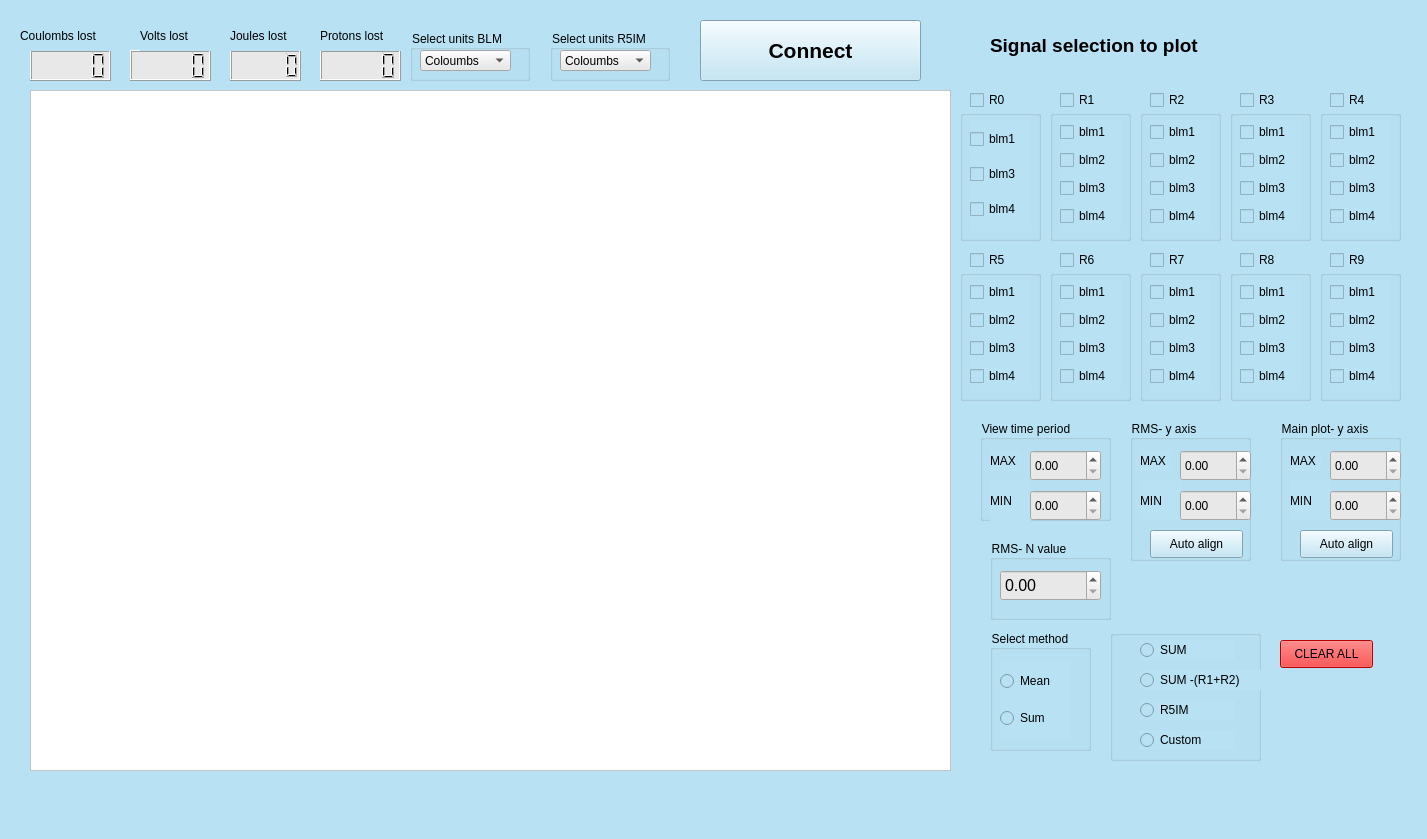
<?xml version="1.0" encoding="UTF-8"?>
<ui version="4.0">
 <class>MainWindow</class>
 <widget class="QMainWindow" name="MainWindow">
  <property name="geometry">
   <rect>
    <x>0</x>
    <y>0</y>
    <width>1427</width>
    <height>839</height>
   </rect>
  </property>
  <property name="palette">
   <palette>
    <active>
     <colorrole role="Button">
      <brush brushstyle="SolidPattern">
       <color alpha="255">
        <red>184</red>
        <green>226</green>
        <blue>244</blue>
       </color>
      </brush>
     </colorrole>
     <colorrole role="Base">
      <brush brushstyle="SolidPattern">
       <color alpha="255">
        <red>184</red>
        <green>226</green>
        <blue>244</blue>
       </color>
      </brush>
     </colorrole>
     <colorrole role="Window">
      <brush brushstyle="SolidPattern">
       <color alpha="255">
        <red>184</red>
        <green>226</green>
        <blue>244</blue>
       </color>
      </brush>
     </colorrole>
    </active>
    <inactive>
     <colorrole role="Button">
      <brush brushstyle="SolidPattern">
       <color alpha="255">
        <red>184</red>
        <green>226</green>
        <blue>244</blue>
       </color>
      </brush>
     </colorrole>
     <colorrole role="Base">
      <brush brushstyle="SolidPattern">
       <color alpha="255">
        <red>184</red>
        <green>226</green>
        <blue>244</blue>
       </color>
      </brush>
     </colorrole>
     <colorrole role="Window">
      <brush brushstyle="SolidPattern">
       <color alpha="255">
        <red>184</red>
        <green>226</green>
        <blue>244</blue>
       </color>
      </brush>
     </colorrole>
    </inactive>
    <disabled>
     <colorrole role="Button">
      <brush brushstyle="SolidPattern">
       <color alpha="255">
        <red>184</red>
        <green>226</green>
        <blue>244</blue>
       </color>
      </brush>
     </colorrole>
     <colorrole role="Base">
      <brush brushstyle="SolidPattern">
       <color alpha="255">
        <red>184</red>
        <green>226</green>
        <blue>244</blue>
       </color>
      </brush>
     </colorrole>
     <colorrole role="Window">
      <brush brushstyle="SolidPattern">
       <color alpha="255">
        <red>184</red>
        <green>226</green>
        <blue>244</blue>
       </color>
      </brush>
     </colorrole>
    </disabled>
   </palette>
  </property>
  <property name="windowTitle">
   <string>MainWindow</string>
  </property>
  <property name="styleSheet">
   <string notr="true">background-color: rgb(184, 226, 244)
</string>
  </property>
  <widget class="QWidget" name="centralwidget">
   <widget class="QLCDNumber" name="coulom_lcd">
    <property name="geometry">
     <rect>
      <x>30</x>
      <y>50</y>
      <width>81</width>
      <height>31</height>
     </rect>
    </property>
    <property name="styleSheet">
     <string notr="true">background-color: rgb(232, 232, 232)</string>
    </property>
   </widget>
   <widget class="QLCDNumber" name="volt_lcd">
    <property name="geometry">
     <rect>
      <x>130</x>
      <y>50</y>
      <width>81</width>
      <height>31</height>
     </rect>
    </property>
    <property name="styleSheet">
     <string notr="true">background-color: rgb(232, 232, 232)</string>
    </property>
   </widget>
   <widget class="QLCDNumber" name="joules_lcd">
    <property name="geometry">
     <rect>
      <x>230</x>
      <y>50</y>
      <width>71</width>
      <height>31</height>
     </rect>
    </property>
    <property name="styleSheet">
     <string notr="true">background-color: rgb(232, 232, 232)</string>
    </property>
   </widget>
   <widget class="QLCDNumber" name="protons_lcd">
    <property name="geometry">
     <rect>
      <x>320</x>
      <y>50</y>
      <width>81</width>
      <height>31</height>
     </rect>
    </property>
    <property name="styleSheet">
     <string notr="true">background-color: rgb(232, 232, 232)</string>
    </property>
   </widget>
   <widget class="QLabel" name="coulombs_label">
    <property name="geometry">
     <rect>
      <x>20</x>
      <y>20</y>
      <width>101</width>
      <height>31</height>
     </rect>
    </property>
    <property name="font">
     <font>
      <pointsize>9</pointsize>
     </font>
    </property>
    <property name="text">
     <string>Coulombs lost</string>
    </property>
   </widget>
   <widget class="QLabel" name="protons_lablel">
    <property name="geometry">
     <rect>
      <x>320</x>
      <y>20</y>
      <width>81</width>
      <height>31</height>
     </rect>
    </property>
    <property name="font">
     <font>
      <pointsize>9</pointsize>
     </font>
    </property>
    <property name="text">
     <string>Protons lost</string>
    </property>
   </widget>
   <widget class="QLabel" name="joules_label">
    <property name="geometry">
     <rect>
      <x>230</x>
      <y>20</y>
      <width>81</width>
      <height>31</height>
     </rect>
    </property>
    <property name="font">
     <font>
      <pointsize>9</pointsize>
     </font>
    </property>
    <property name="text">
     <string>Joules lost</string>
    </property>
   </widget>
   <widget class="QLabel" name="volts_label">
    <property name="geometry">
     <rect>
      <x>140</x>
      <y>20</y>
      <width>81</width>
      <height>31</height>
     </rect>
    </property>
    <property name="font">
     <font>
      <pointsize>9</pointsize>
     </font>
    </property>
    <property name="text">
     <string>Volts lost</string>
    </property>
   </widget>
   <widget class="QGraphicsView" name="graphicsView">
    <property name="geometry">
     <rect>
      <x>30</x>
      <y>90</y>
      <width>921</width>
      <height>681</height>
     </rect>
    </property>
    <property name="mouseTracking">
     <bool>false</bool>
    </property>
    <property name="acceptDrops">
     <bool>false</bool>
    </property>
    <property name="styleSheet">
     <string notr="true">background-color: rgb(255, 255, 255);
</string>
    </property>
   </widget>
   <widget class="QCheckBox" name="R0">
    <property name="geometry">
     <rect>
      <x>970</x>
      <y>90</y>
      <width>51</width>
      <height>20</height>
     </rect>
    </property>
    <property name="styleSheet">
     <string notr="true">font: 75 11pt &quot;MS Shell Dlg 2&quot;;</string>
    </property>
    <property name="text">
     <string>R0</string>
    </property>
   </widget>
   <widget class="QCheckBox" name="R2">
    <property name="geometry">
     <rect>
      <x>1150</x>
      <y>90</y>
      <width>51</width>
      <height>20</height>
     </rect>
    </property>
    <property name="styleSheet">
     <string notr="true">font: 75 11pt &quot;MS Shell Dlg 2&quot;;</string>
    </property>
    <property name="text">
     <string>R2</string>
    </property>
   </widget>
   <widget class="QCheckBox" name="R1">
    <property name="geometry">
     <rect>
      <x>1060</x>
      <y>90</y>
      <width>51</width>
      <height>20</height>
     </rect>
    </property>
    <property name="styleSheet">
     <string notr="true">font: 75 11pt &quot;MS Shell Dlg 2&quot;;</string>
    </property>
    <property name="text">
     <string>R1</string>
    </property>
   </widget>
   <widget class="QCheckBox" name="R9">
    <property name="geometry">
     <rect>
      <x>1330</x>
      <y>250</y>
      <width>61</width>
      <height>20</height>
     </rect>
    </property>
    <property name="styleSheet">
     <string notr="true">font: 75 11pt &quot;MS Shell Dlg 2&quot;;</string>
    </property>
    <property name="text">
     <string>R9</string>
    </property>
   </widget>
   <widget class="QCheckBox" name="R8">
    <property name="geometry">
     <rect>
      <x>1240</x>
      <y>250</y>
      <width>61</width>
      <height>20</height>
     </rect>
    </property>
    <property name="styleSheet">
     <string notr="true">font: 75 11pt &quot;MS Shell Dlg 2&quot;;</string>
    </property>
    <property name="text">
     <string>R8</string>
    </property>
   </widget>
   <widget class="QCheckBox" name="R6">
    <property name="geometry">
     <rect>
      <x>1060</x>
      <y>250</y>
      <width>51</width>
      <height>20</height>
     </rect>
    </property>
    <property name="styleSheet">
     <string notr="true">font: 75 11pt &quot;MS Shell Dlg 2&quot;;</string>
    </property>
    <property name="text">
     <string>R6</string>
    </property>
   </widget>
   <widget class="QCheckBox" name="R7">
    <property name="geometry">
     <rect>
      <x>1150</x>
      <y>250</y>
      <width>51</width>
      <height>20</height>
     </rect>
    </property>
    <property name="styleSheet">
     <string notr="true">font: 75 11pt &quot;MS Shell Dlg 2&quot;;</string>
    </property>
    <property name="text">
     <string>R7</string>
    </property>
   </widget>
   <widget class="QCheckBox" name="R3">
    <property name="geometry">
     <rect>
      <x>1240</x>
      <y>90</y>
      <width>51</width>
      <height>20</height>
     </rect>
    </property>
    <property name="styleSheet">
     <string notr="true">font: 75 11pt &quot;MS Shell Dlg 2&quot;;</string>
    </property>
    <property name="text">
     <string>R3</string>
    </property>
   </widget>
   <widget class="QCheckBox" name="R5">
    <property name="geometry">
     <rect>
      <x>970</x>
      <y>250</y>
      <width>51</width>
      <height>20</height>
     </rect>
    </property>
    <property name="styleSheet">
     <string notr="true">font: 75 11pt &quot;MS Shell Dlg 2&quot;;</string>
    </property>
    <property name="text">
     <string>R5</string>
    </property>
   </widget>
   <widget class="QCheckBox" name="R4">
    <property name="geometry">
     <rect>
      <x>1330</x>
      <y>90</y>
      <width>51</width>
      <height>20</height>
     </rect>
    </property>
    <property name="styleSheet">
     <string notr="true">font: 75 11pt &quot;MS Shell Dlg 2&quot;;</string>
    </property>
    <property name="text">
     <string>R4</string>
    </property>
    <property name="tristate">
     <bool>false</bool>
    </property>
   </widget>
   <widget class="QGroupBox" name="groupBox_R2">
    <property name="geometry">
     <rect>
      <x>1140</x>
      <y>110</y>
      <width>81</width>
      <height>131</height>
     </rect>
    </property>
    <property name="title">
     <string/>
    </property>
    <widget class="QWidget" name="verticalLayoutWidget_18">
     <property name="geometry">
      <rect>
       <x>10</x>
       <y>10</y>
       <width>61</width>
       <height>111</height>
      </rect>
     </property>
     <layout class="QVBoxLayout" name="verticalLayout_R2">
      <item>
       <widget class="QCheckBox" name="R2_BLM1">
        <property name="text">
         <string>blm1</string>
        </property>
       </widget>
      </item>
      <item>
       <widget class="QCheckBox" name="R2_BLM2">
        <property name="text">
         <string>blm2</string>
        </property>
       </widget>
      </item>
      <item>
       <widget class="QCheckBox" name="R2_BLM3">
        <property name="text">
         <string>blm3</string>
        </property>
       </widget>
      </item>
      <item>
       <widget class="QCheckBox" name="R2_BLM4">
        <property name="text">
         <string>blm4</string>
        </property>
       </widget>
      </item>
     </layout>
    </widget>
   </widget>
   <widget class="QGroupBox" name="groupBox_R0">
    <property name="geometry">
     <rect>
      <x>960</x>
      <y>110</y>
      <width>81</width>
      <height>131</height>
     </rect>
    </property>
    <property name="title">
     <string/>
    </property>
    <widget class="QWidget" name="verticalLayoutWidget_29">
     <property name="geometry">
      <rect>
       <x>10</x>
       <y>10</y>
       <width>61</width>
       <height>111</height>
      </rect>
     </property>
     <layout class="QVBoxLayout" name="verticalLayout_R0">
      <item>
       <widget class="QCheckBox" name="R0_BLM1">
        <property name="text">
         <string>blm1</string>
        </property>
       </widget>
      </item>
      <item>
       <widget class="QCheckBox" name="R0_BLM3">
        <property name="text">
         <string>blm3</string>
        </property>
       </widget>
      </item>
      <item>
       <widget class="QCheckBox" name="R0_BLM4">
        <property name="text">
         <string>blm4</string>
        </property>
       </widget>
      </item>
     </layout>
    </widget>
   </widget>
   <widget class="QGroupBox" name="groupBox_R1">
    <property name="geometry">
     <rect>
      <x>1050</x>
      <y>110</y>
      <width>81</width>
      <height>131</height>
     </rect>
    </property>
    <property name="title">
     <string/>
    </property>
    <widget class="QWidget" name="verticalLayoutWidget_33">
     <property name="geometry">
      <rect>
       <x>10</x>
       <y>10</y>
       <width>61</width>
       <height>111</height>
      </rect>
     </property>
     <layout class="QVBoxLayout" name="verticalLayout_R1">
      <item>
       <widget class="QCheckBox" name="R1_BLM1">
        <property name="text">
         <string>blm1</string>
        </property>
       </widget>
      </item>
      <item>
       <widget class="QCheckBox" name="R1_BLM2">
        <property name="text">
         <string>blm2</string>
        </property>
       </widget>
      </item>
      <item>
       <widget class="QCheckBox" name="R1_BLM3">
        <property name="text">
         <string>blm3</string>
        </property>
       </widget>
      </item>
      <item>
       <widget class="QCheckBox" name="R1_BLM4">
        <property name="text">
         <string>blm4</string>
        </property>
       </widget>
      </item>
     </layout>
    </widget>
   </widget>
   <widget class="QGroupBox" name="groupBox_R3">
    <property name="geometry">
     <rect>
      <x>1230</x>
      <y>110</y>
      <width>81</width>
      <height>131</height>
     </rect>
    </property>
    <property name="title">
     <string/>
    </property>
    <widget class="QWidget" name="verticalLayoutWidget_21">
     <property name="geometry">
      <rect>
       <x>10</x>
       <y>10</y>
       <width>61</width>
       <height>111</height>
      </rect>
     </property>
     <layout class="QVBoxLayout" name="verticalLayout_R3">
      <item>
       <widget class="QCheckBox" name="R3_BLM1">
        <property name="text">
         <string>blm1</string>
        </property>
       </widget>
      </item>
      <item>
       <widget class="QCheckBox" name="R3_BLM2">
        <property name="text">
         <string>blm2</string>
        </property>
       </widget>
      </item>
      <item>
       <widget class="QCheckBox" name="R3_BLM3">
        <property name="text">
         <string>blm3</string>
        </property>
       </widget>
      </item>
      <item>
       <widget class="QCheckBox" name="R3_BLM4">
        <property name="text">
         <string>blm4</string>
        </property>
       </widget>
      </item>
     </layout>
    </widget>
   </widget>
   <widget class="QGroupBox" name="groupBox_R6">
    <property name="geometry">
     <rect>
      <x>1050</x>
      <y>270</y>
      <width>81</width>
      <height>131</height>
     </rect>
    </property>
    <property name="title">
     <string/>
    </property>
    <widget class="QWidget" name="verticalLayoutWidget_30">
     <property name="geometry">
      <rect>
       <x>10</x>
       <y>10</y>
       <width>61</width>
       <height>111</height>
      </rect>
     </property>
     <layout class="QVBoxLayout" name="verticalLayout_R6">
      <item>
       <widget class="QCheckBox" name="R6_BLM1">
        <property name="text">
         <string>blm1</string>
        </property>
       </widget>
      </item>
      <item>
       <widget class="QCheckBox" name="R6_BLM2">
        <property name="text">
         <string>blm2</string>
        </property>
       </widget>
      </item>
      <item>
       <widget class="QCheckBox" name="R6_BLM3">
        <property name="text">
         <string>blm3</string>
        </property>
       </widget>
      </item>
      <item>
       <widget class="QCheckBox" name="R6_BLM4">
        <property name="text">
         <string>blm4</string>
        </property>
       </widget>
      </item>
     </layout>
    </widget>
   </widget>
   <widget class="QGroupBox" name="groupBox_R4">
    <property name="geometry">
     <rect>
      <x>1320</x>
      <y>110</y>
      <width>81</width>
      <height>131</height>
     </rect>
    </property>
    <property name="title">
     <string/>
    </property>
    <widget class="QWidget" name="verticalLayoutWidget_34">
     <property name="geometry">
      <rect>
       <x>10</x>
       <y>10</y>
       <width>61</width>
       <height>111</height>
      </rect>
     </property>
     <layout class="QVBoxLayout" name="verticalLayout_R4">
      <item>
       <widget class="QCheckBox" name="R4_BLM1">
        <property name="text">
         <string>blm1</string>
        </property>
       </widget>
      </item>
      <item>
       <widget class="QCheckBox" name="R4_BLM2">
        <property name="text">
         <string>blm2</string>
        </property>
       </widget>
      </item>
      <item>
       <widget class="QCheckBox" name="R4_BLM3">
        <property name="text">
         <string>blm3</string>
        </property>
       </widget>
      </item>
      <item>
       <widget class="QCheckBox" name="R4_BLM4">
        <property name="text">
         <string>blm4</string>
        </property>
       </widget>
      </item>
     </layout>
    </widget>
   </widget>
   <widget class="QGroupBox" name="groupBox_R5">
    <property name="geometry">
     <rect>
      <x>960</x>
      <y>270</y>
      <width>81</width>
      <height>131</height>
     </rect>
    </property>
    <property name="title">
     <string/>
    </property>
    <widget class="QWidget" name="verticalLayoutWidget_37">
     <property name="geometry">
      <rect>
       <x>10</x>
       <y>10</y>
       <width>61</width>
       <height>111</height>
      </rect>
     </property>
     <layout class="QVBoxLayout" name="verticalLayout_R5">
      <item>
       <widget class="QCheckBox" name="R5_BLM1">
        <property name="text">
         <string>blm1</string>
        </property>
       </widget>
      </item>
      <item>
       <widget class="QCheckBox" name="R5_BLM2">
        <property name="text">
         <string>blm2</string>
        </property>
       </widget>
      </item>
      <item>
       <widget class="QCheckBox" name="R5_BLM3">
        <property name="text">
         <string>blm3</string>
        </property>
       </widget>
      </item>
      <item>
       <widget class="QCheckBox" name="R5_BLM4">
        <property name="text">
         <string>blm4</string>
        </property>
       </widget>
      </item>
     </layout>
    </widget>
   </widget>
   <widget class="QGroupBox" name="groupBox_R7">
    <property name="geometry">
     <rect>
      <x>1140</x>
      <y>270</y>
      <width>81</width>
      <height>131</height>
     </rect>
    </property>
    <property name="title">
     <string/>
    </property>
    <widget class="QWidget" name="verticalLayoutWidget_39">
     <property name="geometry">
      <rect>
       <x>10</x>
       <y>10</y>
       <width>61</width>
       <height>111</height>
      </rect>
     </property>
     <layout class="QVBoxLayout" name="verticalLayout_R7">
      <item>
       <widget class="QCheckBox" name="R7_BLM1">
        <property name="text">
         <string>blm1</string>
        </property>
       </widget>
      </item>
      <item>
       <widget class="QCheckBox" name="R7_BLM2">
        <property name="text">
         <string>blm2</string>
        </property>
       </widget>
      </item>
      <item>
       <widget class="QCheckBox" name="R7_BLM3">
        <property name="text">
         <string>blm3</string>
        </property>
       </widget>
      </item>
      <item>
       <widget class="QCheckBox" name="R7_BLM4">
        <property name="text">
         <string>blm4</string>
        </property>
       </widget>
      </item>
     </layout>
    </widget>
   </widget>
   <widget class="QGroupBox" name="groupBox_R8">
    <property name="geometry">
     <rect>
      <x>1230</x>
      <y>270</y>
      <width>81</width>
      <height>131</height>
     </rect>
    </property>
    <property name="title">
     <string/>
    </property>
    <widget class="QWidget" name="verticalLayoutWidget_43">
     <property name="geometry">
      <rect>
       <x>10</x>
       <y>10</y>
       <width>61</width>
       <height>111</height>
      </rect>
     </property>
     <layout class="QVBoxLayout" name="verticalLayout_R8">
      <item>
       <widget class="QCheckBox" name="R8_BLM1">
        <property name="text">
         <string>blm1</string>
        </property>
       </widget>
      </item>
      <item>
       <widget class="QCheckBox" name="R8_BLM2">
        <property name="text">
         <string>blm2</string>
        </property>
       </widget>
      </item>
      <item>
       <widget class="QCheckBox" name="R8_BLM3">
        <property name="text">
         <string>blm3</string>
        </property>
       </widget>
      </item>
      <item>
       <widget class="QCheckBox" name="R8_BLM4">
        <property name="text">
         <string>blm4</string>
        </property>
       </widget>
      </item>
     </layout>
    </widget>
   </widget>
   <widget class="QGroupBox" name="groupBox_R9">
    <property name="geometry">
     <rect>
      <x>1320</x>
      <y>270</y>
      <width>81</width>
      <height>131</height>
     </rect>
    </property>
    <property name="title">
     <string/>
    </property>
    <widget class="QWidget" name="verticalLayoutWidget_45">
     <property name="geometry">
      <rect>
       <x>10</x>
       <y>10</y>
       <width>61</width>
       <height>111</height>
      </rect>
     </property>
     <layout class="QVBoxLayout" name="verticalLayout_R9">
      <item>
       <widget class="QCheckBox" name="R9_BLM1">
        <property name="text">
         <string>blm1</string>
        </property>
       </widget>
      </item>
      <item>
       <widget class="QCheckBox" name="R9_BLM2">
        <property name="text">
         <string>blm2</string>
        </property>
       </widget>
      </item>
      <item>
       <widget class="QCheckBox" name="R9_BLM3">
        <property name="text">
         <string>blm3</string>
        </property>
       </widget>
      </item>
      <item>
       <widget class="QCheckBox" name="R9_BLM4">
        <property name="text">
         <string>blm4</string>
        </property>
       </widget>
      </item>
     </layout>
    </widget>
   </widget>
   <widget class="QPushButton" name="clear_all">
    <property name="geometry">
     <rect>
      <x>1280</x>
      <y>640</y>
      <width>93</width>
      <height>28</height>
     </rect>
    </property>
    <property name="styleSheet">
     <string notr="true">background-color: rgb(255, 0, 0);</string>
    </property>
    <property name="text">
     <string>CLEAR ALL</string>
    </property>
   </widget>
   <widget class="QGroupBox" name="groupBox">
    <property name="geometry">
     <rect>
      <x>980</x>
      <y>420</y>
      <width>131</width>
      <height>101</height>
     </rect>
    </property>
    <property name="styleSheet">
     <string notr="true">background-color: rgb(184, 226, 244);</string>
    </property>
    <property name="title">
     <string>View time period</string>
    </property>
    <widget class="QLabel" name="label_3">
     <property name="geometry">
      <rect>
       <x>10</x>
       <y>60</y>
       <width>41</width>
       <height>41</height>
      </rect>
     </property>
     <property name="font">
      <font>
       <pointsize>9</pointsize>
      </font>
     </property>
     <property name="text">
      <string>MIN</string>
     </property>
    </widget>
    <widget class="QLabel" name="label_4">
     <property name="geometry">
      <rect>
       <x>10</x>
       <y>30</y>
       <width>31</width>
       <height>21</height>
      </rect>
     </property>
     <property name="font">
      <font>
       <pointsize>9</pointsize>
      </font>
     </property>
     <property name="text">
      <string>MAX</string>
     </property>
    </widget>
    <widget class="QDoubleSpinBox" name="blm_sum_min_time">
     <property name="geometry">
      <rect>
       <x>50</x>
       <y>70</y>
       <width>71</width>
       <height>31</height>
      </rect>
     </property>
     <property name="styleSheet">
      <string notr="true">background-color: rgb(232, 232, 232)</string>
     </property>
     <property name="maximum">
      <double>500.000000000000000</double>
     </property>
    </widget>
    <widget class="QDoubleSpinBox" name="blm_sum_max_time">
     <property name="geometry">
      <rect>
       <x>50</x>
       <y>30</y>
       <width>71</width>
       <height>31</height>
      </rect>
     </property>
     <property name="styleSheet">
      <string notr="true">background-color: rgb(232, 232, 232)</string>
     </property>
     <property name="maximum">
      <double>500.000000000000000</double>
     </property>
    </widget>
   </widget>
   <widget class="QGroupBox" name="BLM_groupBox">
    <property name="geometry">
     <rect>
      <x>410</x>
      <y>30</y>
      <width>120</width>
      <height>51</height>
     </rect>
    </property>
    <property name="title">
     <string>Select units BLM</string>
    </property>
    <widget class="QComboBox" name="BLM_unit_drop_box">
     <property name="geometry">
      <rect>
       <x>10</x>
       <y>20</y>
       <width>91</width>
       <height>21</height>
      </rect>
     </property>
     <property name="acceptDrops">
      <bool>false</bool>
     </property>
     <property name="styleSheet">
      <string notr="true">background-color: rgb(232, 232, 232)</string>
     </property>
     <item>
      <property name="text">
       <string>Coloumbs</string>
      </property>
     </item>
     <item>
      <property name="text">
       <string>Joules</string>
      </property>
     </item>
     <item>
      <property name="text">
       <string>Volts</string>
      </property>
     </item>
     <item>
      <property name="text">
       <string>Protons</string>
      </property>
     </item>
    </widget>
   </widget>
   <widget class="QGroupBox" name="signal_selection">
    <property name="geometry">
     <rect>
      <x>1110</x>
      <y>630</y>
      <width>151</width>
      <height>131</height>
     </rect>
    </property>
    <property name="title">
     <string/>
    </property>
    <widget class="QRadioButton" name="sum_all">
     <property name="geometry">
      <rect>
       <x>30</x>
       <y>10</y>
       <width>95</width>
       <height>20</height>
      </rect>
     </property>
     <property name="text">
      <string>SUM</string>
     </property>
    </widget>
    <widget class="QRadioButton" name="sum_not_R1R2">
     <property name="geometry">
      <rect>
       <x>30</x>
       <y>40</y>
       <width>121</width>
       <height>20</height>
      </rect>
     </property>
     <property name="text">
      <string>SUM -(R1+R2)</string>
     </property>
    </widget>
    <widget class="QRadioButton" name="custom">
     <property name="geometry">
      <rect>
       <x>30</x>
       <y>100</y>
       <width>95</width>
       <height>20</height>
      </rect>
     </property>
     <property name="text">
      <string>Custom</string>
     </property>
    </widget>
    <widget class="QRadioButton" name="R5IM">
     <property name="geometry">
      <rect>
       <x>30</x>
       <y>70</y>
       <width>95</width>
       <height>20</height>
      </rect>
     </property>
     <property name="text">
      <string>R5IM</string>
     </property>
    </widget>
   </widget>
   <widget class="QGroupBox" name="groupBox_5">
    <property name="geometry">
     <rect>
      <x>990</x>
      <y>540</y>
      <width>121</width>
      <height>80</height>
     </rect>
    </property>
    <property name="styleSheet">
     <string notr="true">background-color: rgb(184, 226, 244);</string>
    </property>
    <property name="title">
     <string>RMS- N value</string>
    </property>
    <widget class="QDoubleSpinBox" name="N_time">
     <property name="geometry">
      <rect>
       <x>10</x>
       <y>30</y>
       <width>101</width>
       <height>31</height>
      </rect>
     </property>
     <property name="font">
      <font>
       <pointsize>12</pointsize>
      </font>
     </property>
     <property name="styleSheet">
      <string notr="true">background-color: rgb(232, 232, 232)</string>
     </property>
     <property name="maximum">
      <double>500.000000000000000</double>
     </property>
    </widget>
   </widget>
   <widget class="QGroupBox" name="mode_selection">
    <property name="geometry">
     <rect>
      <x>990</x>
      <y>630</y>
      <width>101</width>
      <height>121</height>
     </rect>
    </property>
    <property name="title">
     <string>Select method</string>
    </property>
    <widget class="QWidget" name="verticalLayoutWidget">
     <property name="geometry">
      <rect>
       <x>10</x>
       <y>30</y>
       <width>71</width>
       <height>80</height>
      </rect>
     </property>
     <layout class="QVBoxLayout" name="mode_verticalLayout">
      <item>
       <widget class="QRadioButton" name="mean_button">
        <property name="text">
         <string>Mean</string>
        </property>
       </widget>
      </item>
      <item>
       <widget class="QRadioButton" name="sum_button">
        <property name="text">
         <string>Sum</string>
        </property>
       </widget>
      </item>
     </layout>
    </widget>
   </widget>
   <widget class="QLabel" name="label_2">
    <property name="geometry">
     <rect>
      <x>990</x>
      <y>30</y>
      <width>271</width>
      <height>31</height>
     </rect>
    </property>
    <property name="font">
     <font>
      <pointsize>14</pointsize>
      <weight>75</weight>
      <bold>true</bold>
     </font>
    </property>
    <property name="text">
     <string>Signal selection to plot</string>
    </property>
   </widget>
   <widget class="QGroupBox" name="R5IM_groupBox">
    <property name="geometry">
     <rect>
      <x>550</x>
      <y>30</y>
      <width>120</width>
      <height>51</height>
     </rect>
    </property>
    <property name="title">
     <string>Select units R5IM</string>
    </property>
    <widget class="QComboBox" name="R5IM_unit_dropBox">
     <property name="geometry">
      <rect>
       <x>10</x>
       <y>20</y>
       <width>91</width>
       <height>21</height>
      </rect>
     </property>
     <property name="styleSheet">
      <string notr="true">background-color: rgb(232, 232, 232)</string>
     </property>
     <item>
      <property name="text">
       <string>Coloumbs</string>
      </property>
     </item>
     <item>
      <property name="text">
       <string>Joules</string>
      </property>
     </item>
     <item>
      <property name="text">
       <string>Volts</string>
      </property>
     </item>
     <item>
      <property name="text">
       <string>Protons</string>
      </property>
     </item>
    </widget>
   </widget>
   <widget class="QGroupBox" name="y_axis_group_rms">
    <property name="geometry">
     <rect>
      <x>1130</x>
      <y>420</y>
      <width>121</width>
      <height>141</height>
     </rect>
    </property>
    <property name="styleSheet">
     <string notr="true">background-color: rgb(184, 226, 244);</string>
    </property>
    <property name="title">
     <string>RMS- y axis</string>
    </property>
    <widget class="QLabel" name="y_axis_min_label_rms">
     <property name="geometry">
      <rect>
       <x>10</x>
       <y>60</y>
       <width>41</width>
       <height>41</height>
      </rect>
     </property>
     <property name="font">
      <font>
       <pointsize>9</pointsize>
      </font>
     </property>
     <property name="text">
      <string>MIN</string>
     </property>
    </widget>
    <widget class="QLabel" name="y_axis_max_label_rms">
     <property name="geometry">
      <rect>
       <x>10</x>
       <y>30</y>
       <width>31</width>
       <height>21</height>
      </rect>
     </property>
     <property name="font">
      <font>
       <pointsize>9</pointsize>
      </font>
     </property>
     <property name="text">
      <string>MAX</string>
     </property>
    </widget>
    <widget class="QDoubleSpinBox" name="y_min_axis">
     <property name="geometry">
      <rect>
       <x>50</x>
       <y>70</y>
       <width>71</width>
       <height>31</height>
      </rect>
     </property>
     <property name="styleSheet">
      <string notr="true">background-color: rgb(232, 232, 232)</string>
     </property>
     <property name="maximum">
      <double>500.000000000000000</double>
     </property>
    </widget>
    <widget class="QDoubleSpinBox" name="y_max_axis_rms">
     <property name="geometry">
      <rect>
       <x>50</x>
       <y>30</y>
       <width>71</width>
       <height>31</height>
      </rect>
     </property>
     <property name="styleSheet">
      <string notr="true">background-color: rgb(232, 232, 232)</string>
     </property>
     <property name="maximum">
      <double>500.000000000000000</double>
     </property>
    </widget>
    <widget class="QPushButton" name="auto_align_rms">
     <property name="geometry">
      <rect>
       <x>20</x>
       <y>110</y>
       <width>93</width>
       <height>28</height>
      </rect>
     </property>
     <property name="text">
      <string>Auto align</string>
     </property>
    </widget>
   </widget>
   <widget class="QPushButton" name="pushButton">
    <property name="geometry">
     <rect>
      <x>700</x>
      <y>20</y>
      <width>221</width>
      <height>61</height>
     </rect>
    </property>
    <property name="font">
     <font>
      <pointsize>16</pointsize>
      <weight>75</weight>
      <bold>true</bold>
     </font>
    </property>
    <property name="text">
     <string>Connect</string>
    </property>
   </widget>
   <widget class="QGroupBox" name="y_axis_upper_group">
    <property name="geometry">
     <rect>
      <x>1280</x>
      <y>420</y>
      <width>121</width>
      <height>141</height>
     </rect>
    </property>
    <property name="styleSheet">
     <string notr="true">background-color: rgb(184, 226, 244);</string>
    </property>
    <property name="title">
     <string>Main plot- y axis</string>
    </property>
    <widget class="QLabel" name="y_axis_min_label_upper">
     <property name="geometry">
      <rect>
       <x>10</x>
       <y>60</y>
       <width>41</width>
       <height>41</height>
      </rect>
     </property>
     <property name="font">
      <font>
       <pointsize>9</pointsize>
      </font>
     </property>
     <property name="text">
      <string>MIN</string>
     </property>
    </widget>
    <widget class="QLabel" name="y_axis_max_label_upper">
     <property name="geometry">
      <rect>
       <x>10</x>
       <y>30</y>
       <width>31</width>
       <height>21</height>
      </rect>
     </property>
     <property name="font">
      <font>
       <pointsize>9</pointsize>
      </font>
     </property>
     <property name="text">
      <string>MAX</string>
     </property>
    </widget>
    <widget class="QDoubleSpinBox" name="y_min_axis_upper">
     <property name="geometry">
      <rect>
       <x>50</x>
       <y>70</y>
       <width>71</width>
       <height>31</height>
      </rect>
     </property>
     <property name="styleSheet">
      <string notr="true">background-color: rgb(232, 232, 232)</string>
     </property>
     <property name="maximum">
      <double>500.000000000000000</double>
     </property>
    </widget>
    <widget class="QDoubleSpinBox" name="y_max_axis_upper">
     <property name="geometry">
      <rect>
       <x>50</x>
       <y>30</y>
       <width>71</width>
       <height>31</height>
      </rect>
     </property>
     <property name="styleSheet">
      <string notr="true">background-color: rgb(232, 232, 232)</string>
     </property>
     <property name="maximum">
      <double>500.000000000000000</double>
     </property>
    </widget>
    <widget class="QPushButton" name="auto_align_upper">
     <property name="geometry">
      <rect>
       <x>20</x>
       <y>110</y>
       <width>93</width>
       <height>28</height>
      </rect>
     </property>
     <property name="text">
      <string>Auto align</string>
     </property>
    </widget>
   </widget>
  </widget>
  <widget class="QMenuBar" name="menubar">
   <property name="geometry">
    <rect>
     <x>0</x>
     <y>0</y>
     <width>1427</width>
     <height>26</height>
    </rect>
   </property>
  </widget>
  <widget class="QStatusBar" name="statusbar"/>
 </widget>
 <resources/>
 <connections/>
</ui>
